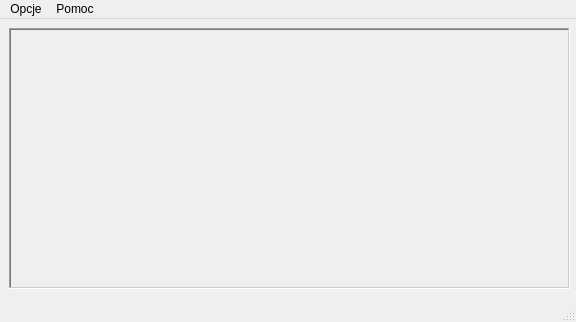
<?xml version="1.0" encoding="UTF-8"?>
<ui version="4.0">
 <class>PSWindow</class>
 <widget class="QMainWindow" name="PSWindow">
  <property name="geometry">
   <rect>
    <x>0</x>
    <y>0</y>
    <width>576</width>
    <height>322</height>
   </rect>
  </property>
  <property name="windowTitle">
   <string>PSWindow</string>
  </property>
  <widget class="QWidget" name="centralWidget">
   <widget class="QFrame" name="frame">
    <property name="geometry">
     <rect>
      <x>9</x>
      <y>9</y>
      <width>561</width>
      <height>261</height>
     </rect>
    </property>
    <property name="locale">
     <locale language="Polish" country="Poland"/>
    </property>
    <property name="frameShape">
     <enum>QFrame::WinPanel</enum>
    </property>
    <property name="frameShadow">
     <enum>QFrame::Sunken</enum>
    </property>
    <widget class="QWidget" name="formLayoutWidget">
     <property name="geometry">
      <rect>
       <x>9</x>
       <y>9</y>
       <width>541</width>
       <height>241</height>
      </rect>
     </property>
     <layout class="QFormLayout" name="formLayout"/>
    </widget>
   </widget>
  </widget>
  <widget class="QMenuBar" name="menuBar">
   <property name="geometry">
    <rect>
     <x>0</x>
     <y>0</y>
     <width>576</width>
     <height>25</height>
    </rect>
   </property>
   <widget class="QMenu" name="menuOptions">
    <property name="title">
     <string>Opcje</string>
    </property>
    <addaction name="actionLoadImage"/>
    <addaction name="separator"/>
    <addaction name="actionExit"/>
   </widget>
   <widget class="QMenu" name="menuHelp">
    <property name="title">
     <string>Pomoc</string>
    </property>
    <addaction name="actionAbout"/>
   </widget>
   <addaction name="menuOptions"/>
   <addaction name="menuHelp"/>
  </widget>
  <widget class="QStatusBar" name="statusBar"/>
  <action name="actionLoadImage">
   <property name="text">
    <string>Zmień obrazek tła...</string>
   </property>
  </action>
  <action name="actionAbout">
   <property name="text">
    <string>O programie...</string>
   </property>
  </action>
  <action name="actionExit">
   <property name="text">
    <string>Wyjdź</string>
   </property>
  </action>
 </widget>
 <layoutdefault spacing="6" margin="11"/>
 <resources/>
 <connections/>
</ui>
